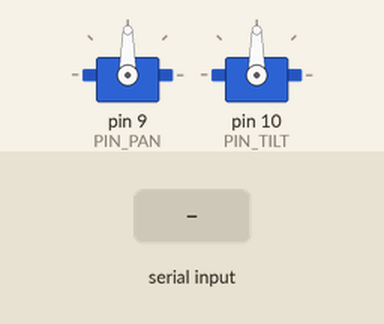
The sketch below on a simulated Arduino Uno, built with avr-gcc and run on an emulated ATmega328P. On the bench: 2 × servo. The inputs (shaded band) are chosen by the test bench. What the sketch prints to the serial monitor is not drawn.

Above: at 1.2 s.
1.3 s: "90 45\n" received over Serial
3.3 s: "R\n" received over Serial
Timing chart, 0 to 6.3 s (numbered marks = the images above; inputs shaded):
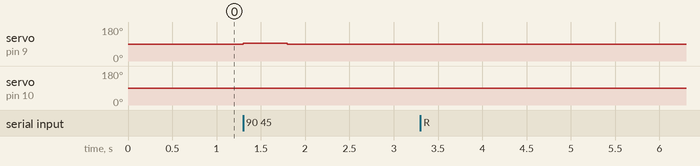

The sketch:

turret_click.ino
```cpp
/*
 * turret_click.ino
 * Tourelle pan-tilt pilotée par erreurs pixel depuis tracker_click.py
 *
 * Protocole série reçu (115200 baud) :
 *   "<error_x> <error_y>\n"
 *   - error_x : décalage horizontal en pixels (+ = cible à droite du centre)
 *   - error_y : décalage vertical   en pixels (+ = cible en bas du centre)
 *   Exemple : "45 -30\n"
 *
 * Commande reset : "R\n" -> retour position repos
 *
 * Câblage :
 *   Servo PAN  signal -> Pin 9
 *   Servo TILT signal -> Pin 10
 *
 * ─── IMPORTANT : choisir votre type de servo PAN ────────────────────────────
 *   PAN_STANDARD_180 = 0  →  Servo à rotation CONTINUE (ex. MG996R modifié)
 *                            Compatible avec turret_control.ino existant
 *   PAN_STANDARD_180 = 1  →  Servo 180° standard (ex. SG90, MG995)
 * ────────────────────────────────────────────────────────────────────────────
 */

#include <Servo.h>

// ── Pins ──────────────────────────────────────────────────────────────────────
#define PIN_PAN   9
#define PIN_TILT  10

// ── Type servo PAN : 0 = continu, 1 = 180° standard ─────────────────────────
#define PAN_STANDARD_180  0

// ── Paramètres PAN – rotation continue ───────────────────────────────────────
#define PAN_STOP_US      1500     // impulsion µs à l'arrêt
#define PAN_RANGE_US      400     // ±400 µs pour ±100% vitesse
#define PAN_KP              0.15f // gain : pixels → % vitesse
#define PAN_DEAD_PX        30     // dead zone horizontale (pixels)
#define PAN_MAX_SPD       100     // vitesse max (0-100)

// ── Paramètres PAN – 180° standard ───────────────────────────────────────────
#define PAN180_CENTER      90
#define PAN180_MIN          5
#define PAN180_MAX        175
#define PAN180_KP           0.05f // gain : pixels → degrés par commande
#define PAN180_MAX_STEP     8     // correction max par commande (degrés)

// ── Paramètres TILT (servo 180°) ─────────────────────────────────────────────
#define TILT_CENTER        90
#define TILT_MIN           10
#define TILT_MAX          170
#define TILT_KP             0.06f // gain : pixels → degrés par commande
#define TILT_DEAD_PX       25     // dead zone verticale (pixels)
#define TILT_MAX_STEP       8     // correction max par commande (degrés)

// ── Watchdog ──────────────────────────────────────────────────────────────────
#define WATCHDOG_MS         500   // ms sans commande → stop pan
#define TILT_WATCHDOG_MS    300   // ms sans commande → retour centre tilt
#define TILT_PARK_DELAY     600   // ms après centrage avant détachement servo

// ─────────────────────────────────────────────────────────────────────────────
Servo panServo;
Servo tiltServo;

int   currentTilt    = TILT_CENTER;
float pan180Angle    = PAN180_CENTER;
unsigned long lastCmdMs  = 0;
unsigned long lastLoopMs = 0;
unsigned long tiltParkMs = 0;
bool          tiltParked = false;


// ── Fonctions servo ───────────────────────────────────────────────────────────

void stopPan() {
#if PAN_STANDARD_180
    panServo.write((int)pan180Angle);   // maintenir angle courant
#else
    panServo.writeMicroseconds(PAN_STOP_US);
#endif
}

void applyPanContinuous(int errorX) {
    if (abs(errorX) <= PAN_DEAD_PX) {
        panServo.writeMicroseconds(PAN_STOP_US);
        return;
    }
    int speed = (int)(errorX * PAN_KP);
    speed = constrain(speed, -PAN_MAX_SPD, PAN_MAX_SPD);
    int us = PAN_STOP_US + (int)(speed * PAN_RANGE_US / 100.0f);
    panServo.writeMicroseconds(us);
}

void applyPan180(int errorX) {
    if (abs(errorX) <= PAN_DEAD_PX) return;
    float step = errorX * PAN180_KP;
    step = constrain(step, (float)-PAN180_MAX_STEP, (float)PAN180_MAX_STEP);
    pan180Angle += step;
    pan180Angle  = constrain(pan180Angle, (float)PAN180_MIN, (float)PAN180_MAX);
    panServo.write((int)pan180Angle);
}

void applyTilt(int errorY) {
    if (abs(errorY) <= TILT_DEAD_PX) return;
    // Inversion signe : errorY>0 = cible en bas → servo descend (angle diminue)
    float step = -errorY * TILT_KP;
    step = constrain(step, (float)-TILT_MAX_STEP, (float)TILT_MAX_STEP);
    float target = constrain((float)currentTilt + step, (float)TILT_MIN, (float)TILT_MAX);
    // EMA pour amortir les oscillations
    currentTilt = (int)(0.55f * target + 0.45f * currentTilt);
    tiltServo.write(currentTilt);
}

void resetPosition() {
    stopPan();
    currentTilt = TILT_CENTER;
    pan180Angle = PAN180_CENTER;
    tiltServo.write(TILT_CENTER);
    Serial.println("RESET");
}


// ── Setup ─────────────────────────────────────────────────────────────────────
void setup() {
    Serial.begin(115200);

    panServo.attach(PIN_PAN,   600, 2400);
    tiltServo.attach(PIN_TILT, 600, 2400);

    stopPan();
    tiltServo.write(TILT_CENTER);

    lastCmdMs  = millis();
    lastLoopMs = millis();
    Serial.println("READY");
}


// ── Loop ──────────────────────────────────────────────────────────────────────
void loop() {
    unsigned long now = millis();

    float dt = (now - lastLoopMs) / 1000.0f;
    lastLoopMs = now;

    // Watchdog pan
    if (now - lastCmdMs > WATCHDOG_MS) {
        stopPan();
    }

    // Watchdog tilt : centre puis détache (comme turret_control)
    if (now - lastCmdMs > TILT_WATCHDOG_MS) {
        if (!tiltParked) {
            currentTilt = TILT_CENTER;
            tiltServo.write(TILT_CENTER);
            tiltParkMs  = now;
            tiltParked  = true;
        } else if (tiltServo.attached() && (now - tiltParkMs > TILT_PARK_DELAY)) {
            tiltServo.detach();
        }
    }

    // Lecture série
    if (!Serial.available()) return;

    String line = Serial.readStringUntil('\n');
    line.trim();
    if (line.length() == 0) return;

    // Commande reset
    if (line.equalsIgnoreCase("R")) {
        resetPosition();
        lastCmdMs = now;
        return;
    }

    // Parseur : "<error_x> <error_y>"
    int spaceIdx = line.indexOf(' ');
    if (spaceIdx < 0) return;

    int errorX = line.substring(0, spaceIdx).toInt();
    int errorY = line.substring(spaceIdx + 1).toInt();

    // Re-attacher le servo tilt si détaché par le watchdog
    if (!tiltServo.attached()) {
        tiltServo.attach(PIN_TILT, 600, 2400);
    }
    tiltParked = false;

    // Application des corrections
#if PAN_STANDARD_180
    applyPan180(errorX);
#else
    applyPanContinuous(errorX);
#endif
    applyTilt(errorY);

    lastCmdMs  = now;
}
```

Measured:
- after the input at 1.3 s, servo on pin 9 (PIN_PAN): 90° → 95° at once, → 90° 0.50 s later; servo on pin 10 (PIN_TILT): 90° → 88° at once, → 90° 0.30 s later
- after the input at 3.3 s, every drawn part: stays the same
